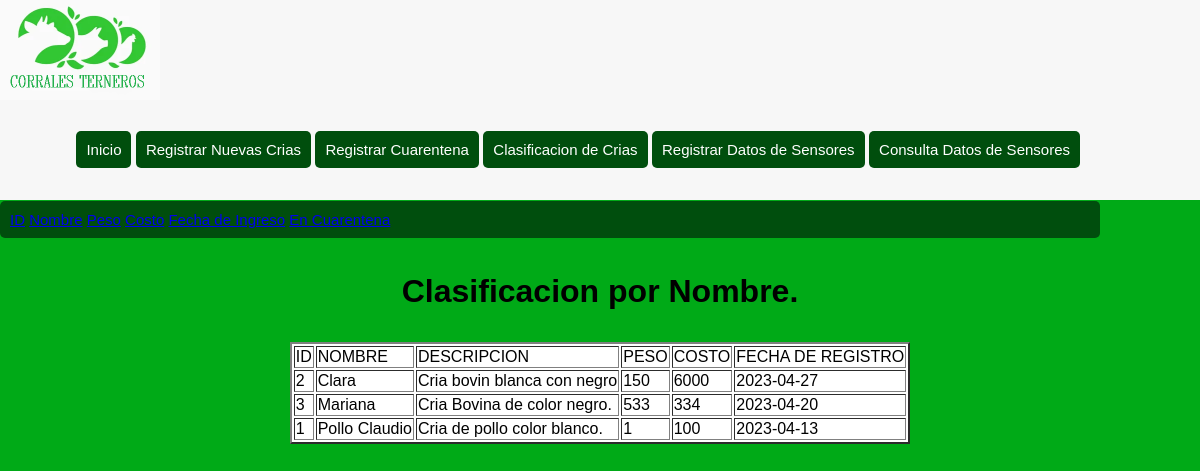
The page /ProcesosPHP/ConsultaCriasNombre.php on the database its author committed.
### tables this page shows
CREATE TABLE `crias` (
  `ID` int(11) NOT NULL,
  `NOMBRE` varchar(50) NOT NULL,
  `DESCRIPCION` text DEFAULT NULL,
  `PESO` decimal(11,0) NOT NULL,
  `COSTO` double NOT NULL,
  `ESTADO` tinyint(1) NOT NULL DEFAULT 0,
  `FECHA_REGISTRO` date DEFAULT NULL,
  `ID_proveedor` int(11) NOT NULL,
  `PROVEEDOR` varchar(50) NOT NULL,
  `CUARENTENA` date DEFAULT NULL
);

### ProcesosPHP/ConsultaCriasNombre.php (the view, shortened to what this page needs)
<?php
	include 'Conexion.php';
	$VERIFICAR = "SELECT * FROM crias LIMIT 1";
	$RESULTADO = mysqli_query($conexion, $VERIFICAR);
	$EXISTE = mysqli_num_rows($RESULTADO);
	if ($EXISTE === 1)
	{
		?>
		<!DOCTYPE html>
		<html>
		<head>
			<link rel = "stylesheet" href = "../DiseñosCSS/DiseñoConsulta.css">
		</head>
		<body>
		    <header>
		       <div class="wrapper">
			   <div class="Logo">
				<img src="../Imagenes/logo.PNG" width="160px" height="100px">
			    </div>
			     <br>
			    <nav>
				<a href="../FormulariosHTML/PaginaInicio.html">Inicio</a>
				<a href="../ProcesosPHP/RegistroCrias.php">Registrar Nuevas Crias</a>
				<a href="../ProcesosPHP/RegistroCuarentena.php">Registrar Cuarentena</a>
				<a href="../FormulariosHTML/Consulta.html">Clasificacion de Crias</a>
				<a href="../ProcesosPHP/RegistroSensores.php">Registrar Datos de Sensores</a>
				<a href="../ProcesosPHP/ConsultaSensores.php">Consulta Datos de Sensores</a>
			    </nav>
	        </header>
			<nav class = "wrapper2">
		     <a href="../ProcesosPHP/ConsultaCriasID.php">ID</a>
		     <a href="../ProcesosPHP/ConsultaCriasNombre.php">Nombre</a>
		     <a href="../ProcesosPHP/ConsultaCriasPeso.php">Peso</a>
		     <a href="../ProcesosPHP/ConsultaCriasCosto.php">Costo</a>
		     <a href="../ProcesosPHP/ConsultaCriasFecha.php">Fecha de Ingreso</a>
		     <a href="../ProcesosPHP/ConsultaCriasCuarentena.php">En Cuarentena</a>
	        </nav>
			<br>
			<h1>Clasificacion por Nombre.</h1>
			<div class="table-responsive">
				<table border = "2">
					<tr class = "Nombre">
						<td>ID</td>
						<td>NOMBRE</td>
						<td>DESCRIPCION</td>
						<td>PESO</td>
						<td>COSTO</td>
						<td>FECHA DE REGISTRO</td>
					</tr>
					<?php
					$SQL = "select * from crias order by NOMBRE";
					$RESULTADO = mysqli_query($conexion, $SQL);
					while ($columna = mysqli_fetch_array($RESULTADO))
					{
					?>
						<tr class = "Datos">
							<td> <?php echo $columna['ID'] ?> </td>
							<td> <?php echo $columna['NOMBRE'] ?> </td>
							<td> <?php echo $columna['DESCRIPCION'] ?> </td>
							<td> <?php echo $columna['PESO'] ?> </td>
							<td> <?php echo $columna['COSTO'] ?> </td>
							<td> <?php echo $columna['FECHA_REGISTRO'] ?> </td>
						</tr>
					<?php
					}
					?>
				</table>
		</body>
	    </html>
		<?php
	}
?>

### DiseñosCSS/DiseñoConsulta.css (style rules this page uses)
body { margin: 0; font-family: sans-serif; font-weight: 300; background: #00aa17; }
header { width: 100%; background: rgb(247, 247, 247); overflow: hidden; margin-bottom: 1px; }
.wrapper { width: 90%; max-width: 1920px; overflow: hidden; }
header .Logo { line-height:1px; float: left; }
header nav { line-height:100px; float: right; }
header nav a { display: inline-block; background: rgb(0, 78, 13); color: rgb(255, 255, 255); text-decoration: none; font-size: 15px; font-family: sans-serif; padding: 10px 10px; line-height: normal; border-radius: 5px; }
h1 { font-family: sans-serif; text-align: center; padding: 10px; }
.wrapper2 { width: 90%; max-width: 1920px; overflow: hidden; display: inline-block; background: rgb(0, 78, 13); color: rgb(255, 255, 255); text-decoration: none; font-size: 15px; font-family: sans-serif; padding: 10px 10px; line-height: normal; border-radius: 5px; }
table { margin: 0 auto; background-color: white; }

### rows shown on the page
crias: ID "2", NOMBRE "Clara", DESCRIPCION "Cria bovin blanca con negro", PESO "150", COSTO "6000", FECHA_REGISTRO "2023-04-27"
crias: ID "3", NOMBRE "Mariana", DESCRIPCION "Cria Bovina de color negro.", PESO "533", COSTO "334", FECHA_REGISTRO "2023-04-20"
crias: ID "1", NOMBRE "Pollo Claudio", DESCRIPCION "Cria de pollo color blanco.", PESO "1", COSTO "100", FECHA_REGISTRO "2023-04-13"
